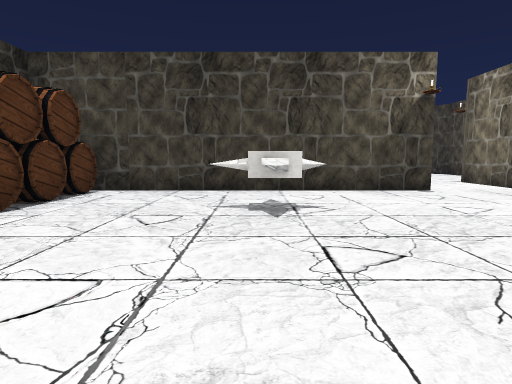
view 1 (above)

22 first-person views from a walk through a scene from a Unity 3-D project. The camera is 1.5 m above the floor, tilts 6° down and sees 75° across. Doors are open. The floor is counted in squares, 2 m on a side. Each view is taken from the middle of a square. On the plan, view 1 faces up. The plan holds only what a view shows up to about 11 squares ahead; the rest is blank. The place goes on beyond the plan. The player is left out. Some surface patterns are stand-ins.

view 2
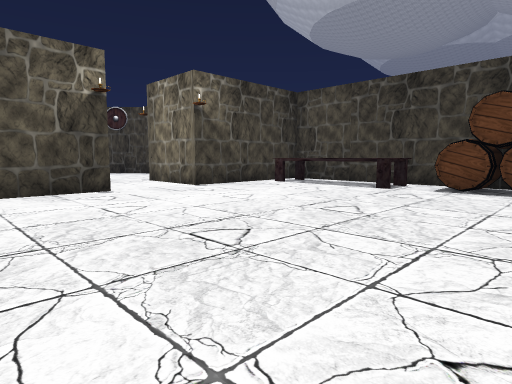

view 3
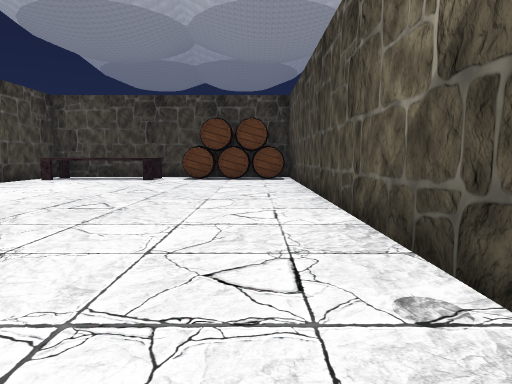

view 4
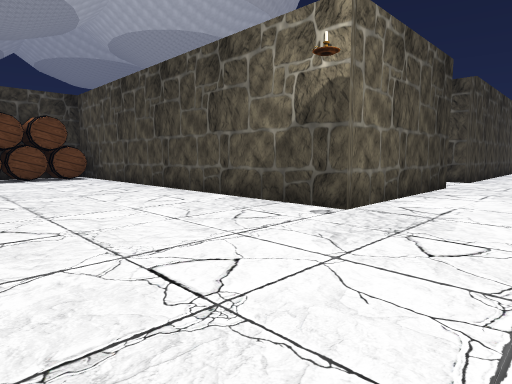

view 5
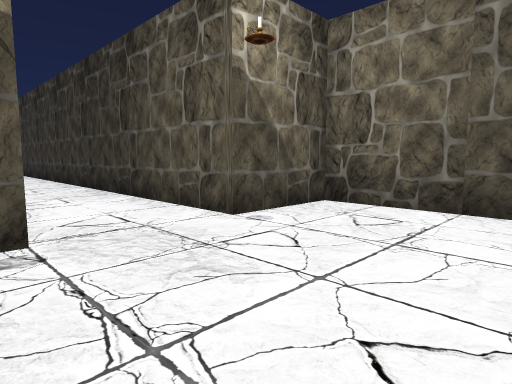

view 6
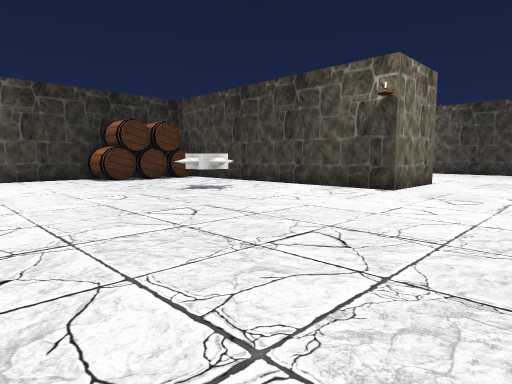

view 7
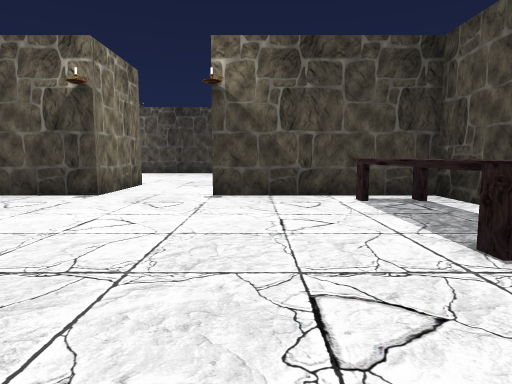

view 8
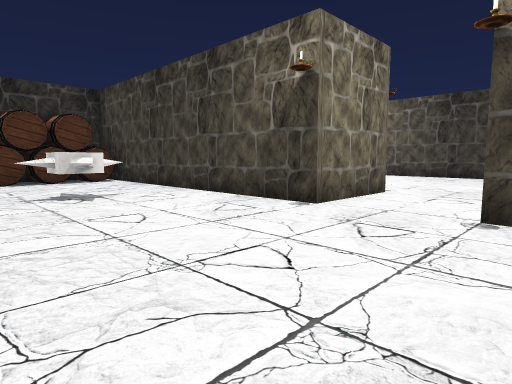

view 9
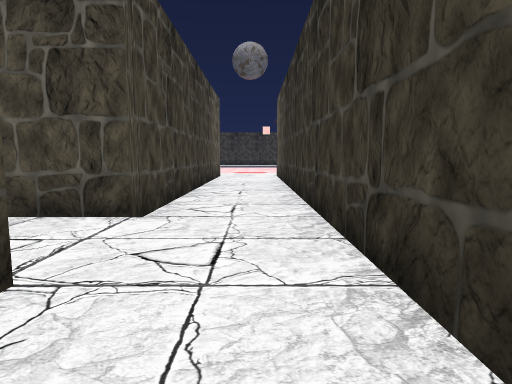

view 10
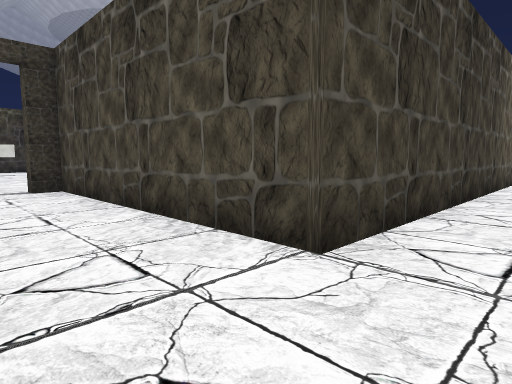

view 11
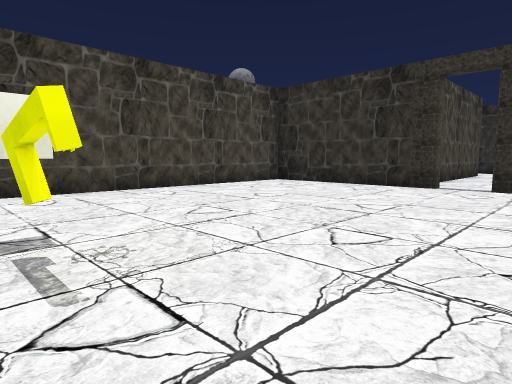

view 12
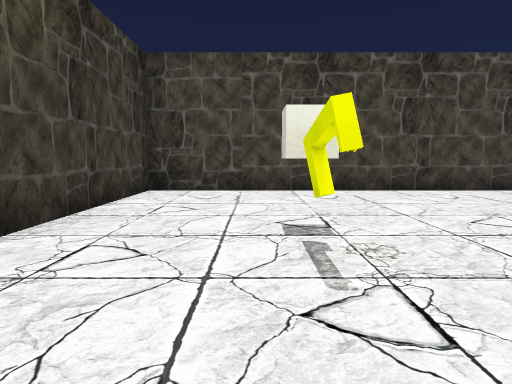

view 13
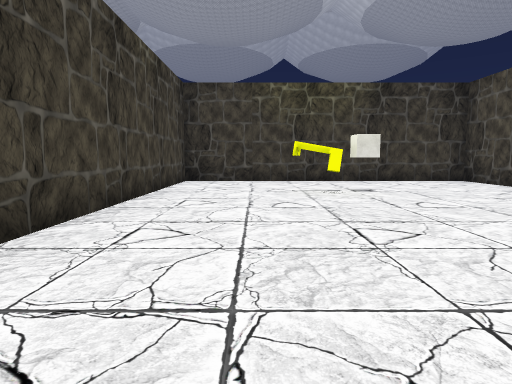

view 14
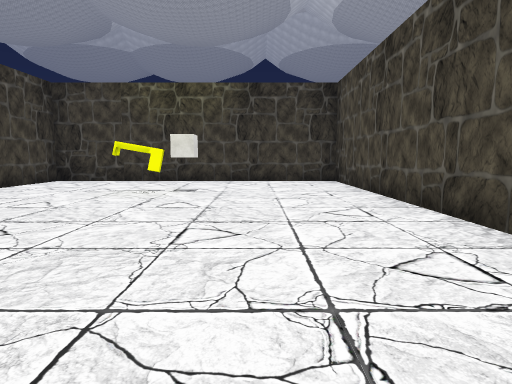

view 15
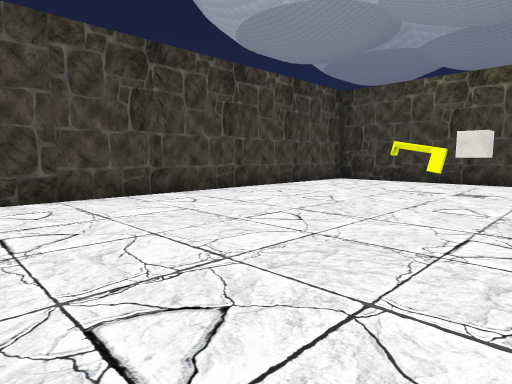

view 16
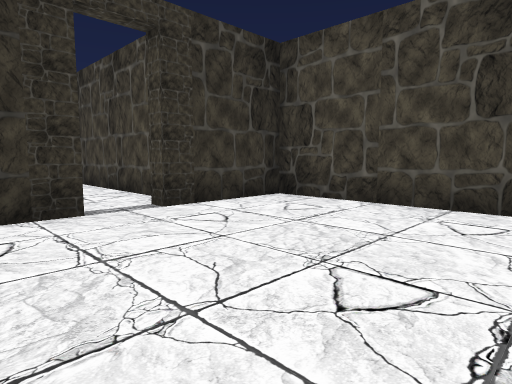

view 17
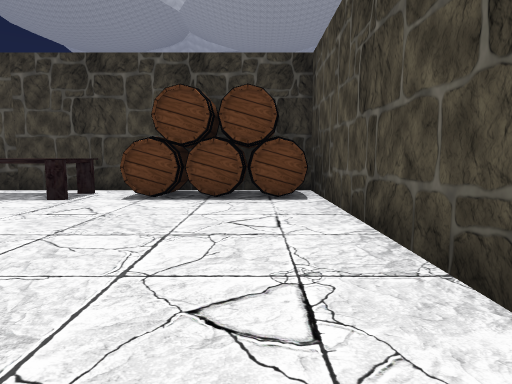

view 18
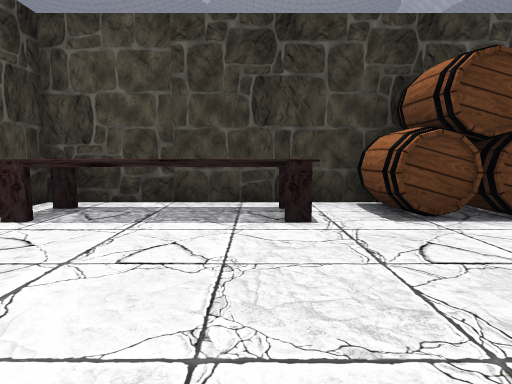

view 19
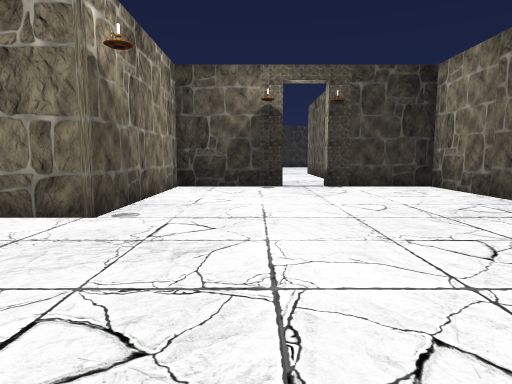

view 20
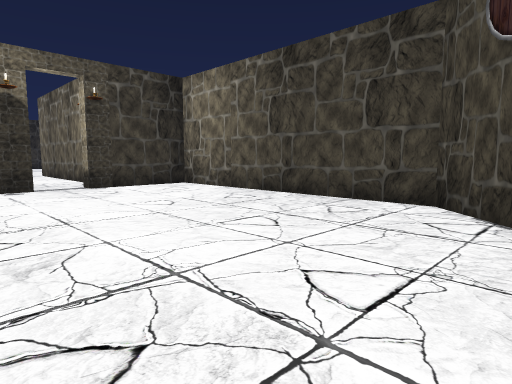

view 21
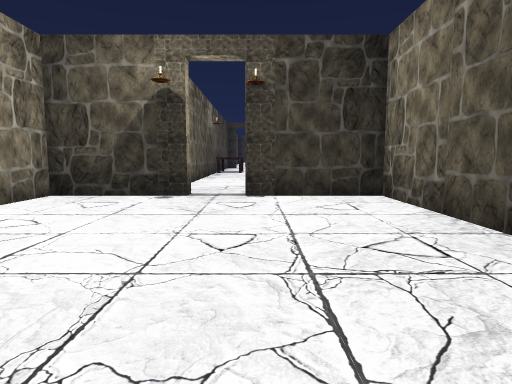

view 22
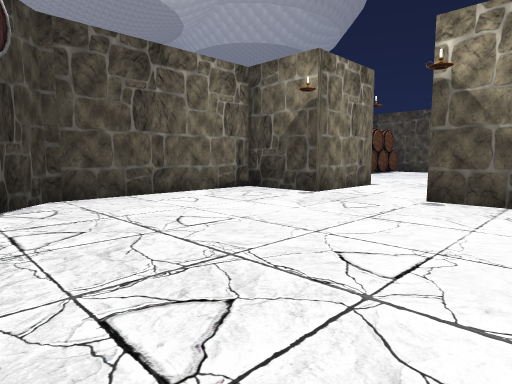

### Floor plan
Ten units are one square. View 1 is at (0, 0); x grows to the right and y downward. Boxes are objects, and circles mark ways between rooms. Rooms are numbered by the first view taken in them; rooms with no view inside come last. Other rooms are left out.
<svg viewBox="-54 -170 233 330">
<path fill="none" stroke="#000" d="M11 -50 5 -48 3 -41 0 -48 -7 -50M6 -55 6 -46 -1 -46M3 -59 4 -54M39 -75 -42 -75M-6 12 105 12 105 -75 62 -75M-49 -52 -49 12 -28 12M-6 60 -6 12M-28 12 -28 151M-6 155 -6 81M62 76 65 76 65 121M68 125 174 125 174 38 65 38 65 64 60 64M51 59 10 59M-6 81 62 81M62 -100 83 -100 83 -146 64 -165 -4 -165 -4 -138M-4 -127 -4 -100 39 -100M39 -100 39 -75M62 -75 62 -100"/>
<rect x="-45" y="-75" width="10" height="40" fill="#bbb"><title>other object</title></rect>
<rect x="85" y="-25" width="20" height="30" fill="#bbb"><title>other object</title></rect>
<rect x="85" y="-75" width="20" height="40" fill="#bbb"><title>other object</title></rect>
<rect x="135" y="75" width="10" height="10" fill="#bbb"><title>cube</title></rect>
<circle cx="-15" cy="10" r="3" fill="#2a7"/>
<circle cx="50" cy="-80" r="3" fill="#2a7"/>
<circle cx="-10" cy="70" r="3" fill="#2a7"/>
<circle cx="50" cy="-100" r="3" fill="#2a7"/>
<text x="30" y="-30">1</text>
<text x="-20" y="80">2</text>
<text x="110" y="80">3</text>
<text x="40" y="-130">4</text>
<text x="50" y="-90">5</text>
</svg>
Room 1 opens to room 2. Room 1 opens to room 5. Room 2 opens to room 3. Room 4 opens to room 5.

Where each view was taken, in squares from view 1:
view 1: 0 up, 0 right, facing up
view 2: 0 up, 1 right, facing up-right
view 3: 0 up, 2 left, facing right
view 4: 3 up, 3 left, facing down-right
view 5: 2 up, 0 right, facing down-left
view 6: 0 up, 7 right, facing up-left
view 7: 1 up, 7 right, facing up
view 8: 3 up, 7 right, facing up-left
view 9: 4 down, 2 left, facing down
view 10: 6 down, 2 left, facing down-right
view 11: 5 down, 15 right, facing down-left
view 12: 5 down, 15 right, facing down
view 13: 6 down, 7 right, facing right
view 14: 10 down, 7 right, facing right
view 15: 10 down, 7 right, facing up-right
view 16: 9 down, 11 right, facing up-left
view 17: 0 up, 3 right, facing right
view 18: 4 up, 5 right, facing right
view 19: 12 up, 8 right, facing left
view 20: 11 up, 8 right, facing up-left
view 21: 14 up, 6 right, facing left
view 22: 16 up, 2 right, facing down-right
